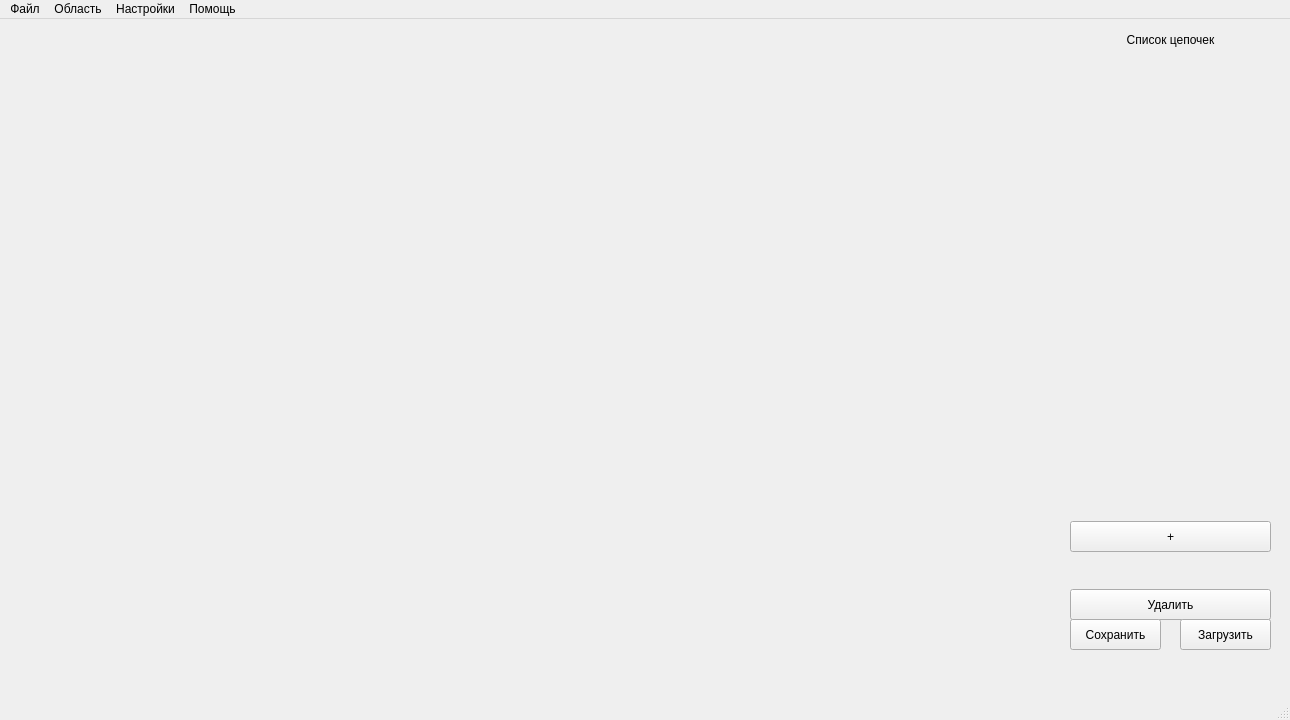
<?xml version="1.0" encoding="UTF-8"?>
<ui version="4.0">
 <class>MainWindow</class>
 <widget class="QMainWindow" name="MainWindow">
  <property name="geometry">
   <rect>
    <x>0</x>
    <y>0</y>
    <width>1290</width>
    <height>720</height>
   </rect>
  </property>
  <property name="windowTitle">
   <string>MainWindow</string>
  </property>
  <widget class="QWidget" name="centralwidget">
   <widget class="QWidget" name="widget" native="true">
    <property name="geometry">
     <rect>
      <x>30</x>
      <y>0</y>
      <width>1011</width>
      <height>631</height>
     </rect>
    </property>
   </widget>
   <widget class="QWidget" name="widget_2" native="true">
    <property name="geometry">
     <rect>
      <x>1070</x>
      <y>0</y>
      <width>201</width>
      <height>561</height>
     </rect>
    </property>
    <widget class="QLabel" name="label">
     <property name="geometry">
      <rect>
       <x>20</x>
       <y>10</y>
       <width>161</width>
       <height>21</height>
      </rect>
     </property>
     <property name="mouseTracking">
      <bool>false</bool>
     </property>
     <property name="text">
      <string>Список цепочек</string>
     </property>
     <property name="textFormat">
      <enum>Qt::AutoText</enum>
     </property>
     <property name="alignment">
      <set>Qt::AlignCenter</set>
     </property>
    </widget>
    <widget class="QPushButton" name="pushButton_4">
     <property name="geometry">
      <rect>
       <x>0</x>
       <y>502</y>
       <width>201</width>
       <height>31</height>
      </rect>
     </property>
     <property name="text">
      <string>+</string>
     </property>
    </widget>
   </widget>
   <widget class="QPushButton" name="pushButton">
    <property name="geometry">
     <rect>
      <x>1070</x>
      <y>570</y>
      <width>201</width>
      <height>31</height>
     </rect>
    </property>
    <property name="text">
     <string>Удалить</string>
    </property>
   </widget>
   <widget class="QPushButton" name="pushButton_2">
    <property name="geometry">
     <rect>
      <x>1070</x>
      <y>600</y>
      <width>91</width>
      <height>31</height>
     </rect>
    </property>
    <property name="text">
     <string>Сохранить</string>
    </property>
   </widget>
   <widget class="QPushButton" name="pushButton_3">
    <property name="geometry">
     <rect>
      <x>1180</x>
      <y>600</y>
      <width>91</width>
      <height>31</height>
     </rect>
    </property>
    <property name="text">
     <string>Загрузить</string>
    </property>
   </widget>
  </widget>
  <widget class="QMenuBar" name="menubar">
   <property name="geometry">
    <rect>
     <x>0</x>
     <y>0</y>
     <width>1290</width>
     <height>21</height>
    </rect>
   </property>
   <widget class="QMenu" name="menu">
    <property name="title">
     <string>Файл</string>
    </property>
    <addaction name="action"/>
    <addaction name="action_2"/>
    <addaction name="actionUndo"/>
    <addaction name="actionRedo"/>
   </widget>
   <widget class="QMenu" name="menu_2">
    <property name="title">
     <string>Область</string>
    </property>
    <addaction name="action_5"/>
    <addaction name="action_6"/>
   </widget>
   <widget class="QMenu" name="menu_3">
    <property name="title">
     <string>Настройки</string>
    </property>
   </widget>
   <widget class="QMenu" name="menu_4">
    <property name="title">
     <string>Помощь</string>
    </property>
    <addaction name="action_8"/>
    <addaction name="action_7"/>
    <addaction name="action_9"/>
   </widget>
   <addaction name="menu"/>
   <addaction name="menu_2"/>
   <addaction name="menu_3"/>
   <addaction name="menu_4"/>
  </widget>
  <widget class="QStatusBar" name="statusbar"/>
  <action name="action">
   <property name="text">
    <string>Открыть...</string>
   </property>
  </action>
  <action name="action_2">
   <property name="text">
    <string>Сохранить..</string>
   </property>
  </action>
  <action name="actionUndo">
   <property name="text">
    <string>Undo</string>
   </property>
  </action>
  <action name="actionRedo">
   <property name="text">
    <string>Redo</string>
   </property>
  </action>
  <action name="action_5">
   <property name="text">
    <string>Выбрать область</string>
   </property>
  </action>
  <action name="action_6">
   <property name="text">
    <string>Сбросить область</string>
   </property>
  </action>
  <action name="action_7">
   <property name="text">
    <string>О нас</string>
   </property>
  </action>
  <action name="action_8">
   <property name="text">
    <string>Инструкция</string>
   </property>
  </action>
  <action name="action_9">
   <property name="text">
    <string>Расположение лог файла</string>
   </property>
  </action>
 </widget>
 <resources/>
 <connections/>
</ui>
